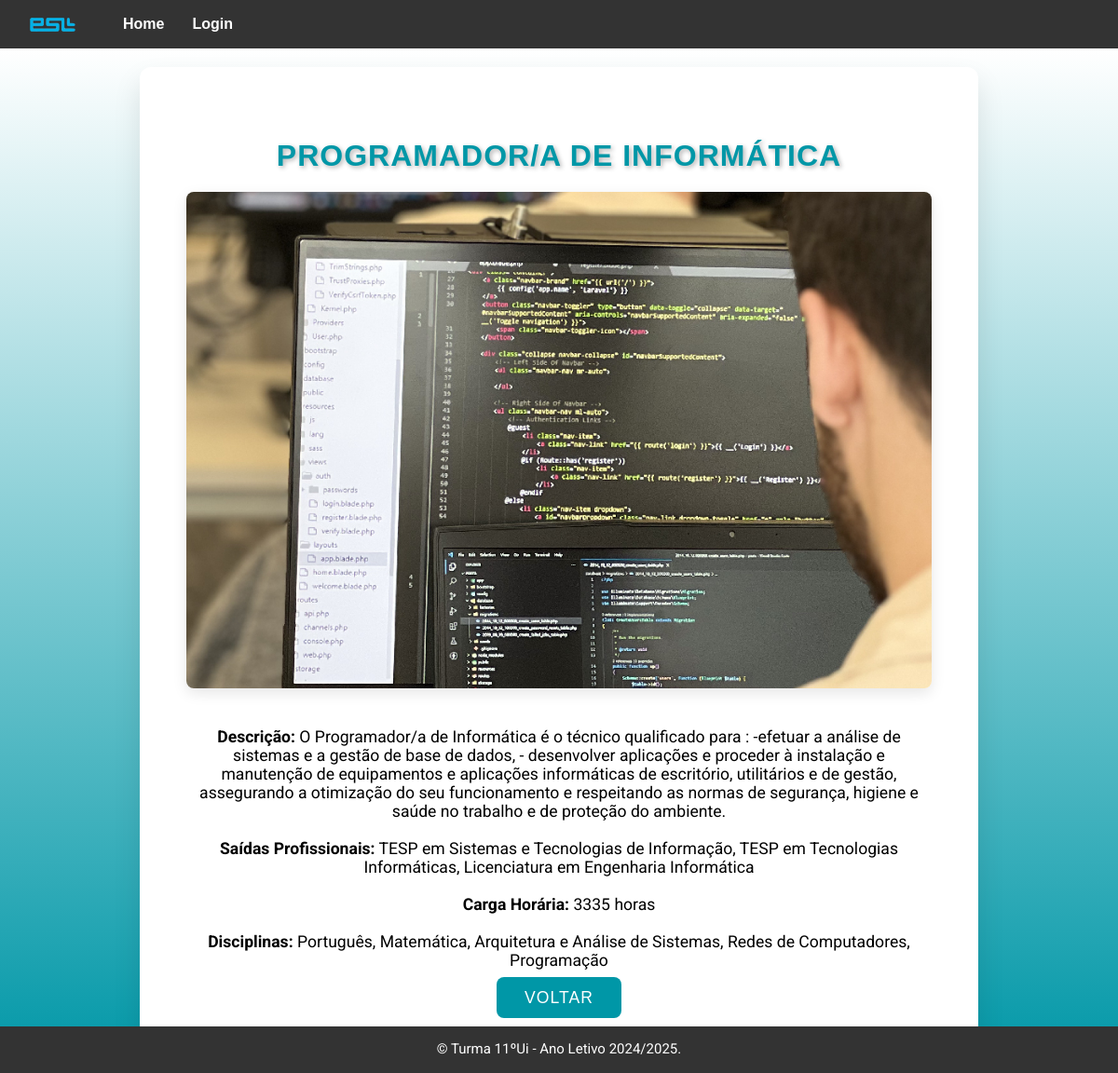
The page /detalhes_oferta/22/ on the database its author committed.
### oferta/models.py (models this page shows, shortened)
class OfertaFormativa(models.Model):
    nome = models.CharField(max_length=200)
    descricao = models.TextField()
    saidas_profissionais = models.TextField()
    carga_horaria = models.IntegerField()
    disciplinas = models.TextField()
    imagem = models.ImageField(upload_to='ofertas/', blank=True, null=True)

### oferta/views.py (the view)
# urls.py: path('detalhes_oferta/<int:id>/', detalhes_oferta, name='detalhes_oferta'),
def detalhes_oferta(request, id):
    oferta = get_object_or_404(OfertaFormativa, id=id)
    return render(request, 'detalhes_oferta.html', {'oferta': oferta})

### oferta/templates/detalhes_oferta.html (shortened to what this page needs)
{% extends 'base.html' %}
{% block content %}
<div class="detalhes-container">
    <div class="detalhes-box">
        <h2>{{ oferta.nome }}</h2>
        <head>
        </head>
        {% if oferta.imagem %}
        <img src="{{ oferta.imagem.url }}" alt="{{ oferta.nome }}" class="detalhes-img">
        {% endif %}
        <p><strong>Descrição:</strong> {{ oferta.descricao }}</p>
        <p><strong>Saídas Profissionais:</strong> {{ oferta.saidas_profissionais }}</p>
        <p><strong>Carga Horária:</strong> {{ oferta.carga_horaria }} horas</p>
        <p><strong>Disciplinas:</strong> {{ oferta.disciplinas }}</p>
        <a href="{% url 'home' %}" class="back-button">Voltar</a>
    </div>
</div>
{% endblock %}

### oferta/static/css/styles.css (style rules this page uses)
body { font-family: Arial, sans-serif; margin: 0; padding: 0; background-color: #f4f4f4; transition: background-color 0.5s ease-in-out; }

### oferta/templates/detalhes_oferta.html (style rules this page uses)
body { font-family: Arial, Helvetica, sans-serif; background-color: #ffffff; color: #333333; margin: 0; padding: 0; box-sizing: border-box; }
.detalhes-container { display: flex; justify-content: center; align-items: center; min-height: calc(100vh - 50px); background: linear-gradient(180deg, #ffffff, #0097a7); padding: 20px; flex-grow: 1; }
.detalhes-box { background: #ffffff; padding: 50px; border-radius: 12px; box-shadow: 0 15px 30px rgba(0, 0, 0, 0.1); text-align: center; width: 100%; max-width: 800px; animation: fadeIn 1s ease-in-out; }
h2 { margin-bottom: 20px; color: #0097a7; font-size: 2em; text-transform: uppercase; letter-spacing: 1px; font-weight: bold; text-shadow: 2px 2px 5px rgba(0, 0, 0, 0.3); }
p { font-family: 'Roboto', sans-serif; font-size: 1.1em; color: #000000; margin-bottom: 20px; text-align: center; }
.detalhes-img { max-width: 100%; height: auto; border-radius: 8px; margin-bottom: 20px; box-shadow: 0px 5px 15px rgba(0, 0, 0, 0.1); }
.back-button { padding: 12px 30px; background-color: #0097a7; color: #ffffff; text-decoration: none; border-radius: 8px; font-size: 1.1em; text-transform: uppercase; letter-spacing: 1px; transition: background-color 0.3s, transform 0.2s; }

### rows shown on the page
OfertaFormativa: nome "PROGRAMADOR/A DE INFORMÁTICA", imagem (picture), descricao "O Programador/a de Informática é o técnico qualificado para : -efetuar a análise de sistemas e a gestão de base de dados, - desenvolver aplicações e proceder à instalação e manutenção de equipamentos e aplicações informáticas de escritório, utilitários e de gestão, assegurando a otimização do seu funcionamento e respeitando as normas de segurança, higiene e saúde no trabalho e de proteção do ambiente.", saidas_profissionais "TESP em Sistemas e Tecnologias de Informação, TESP em Tecnologias Informáticas, Licenciatura em Engenharia Informática", carga_horaria "3335", disciplinas "Português, Matemática, Arquitetura e Análise de Sistemas, Redes de Computadores, Programação"
